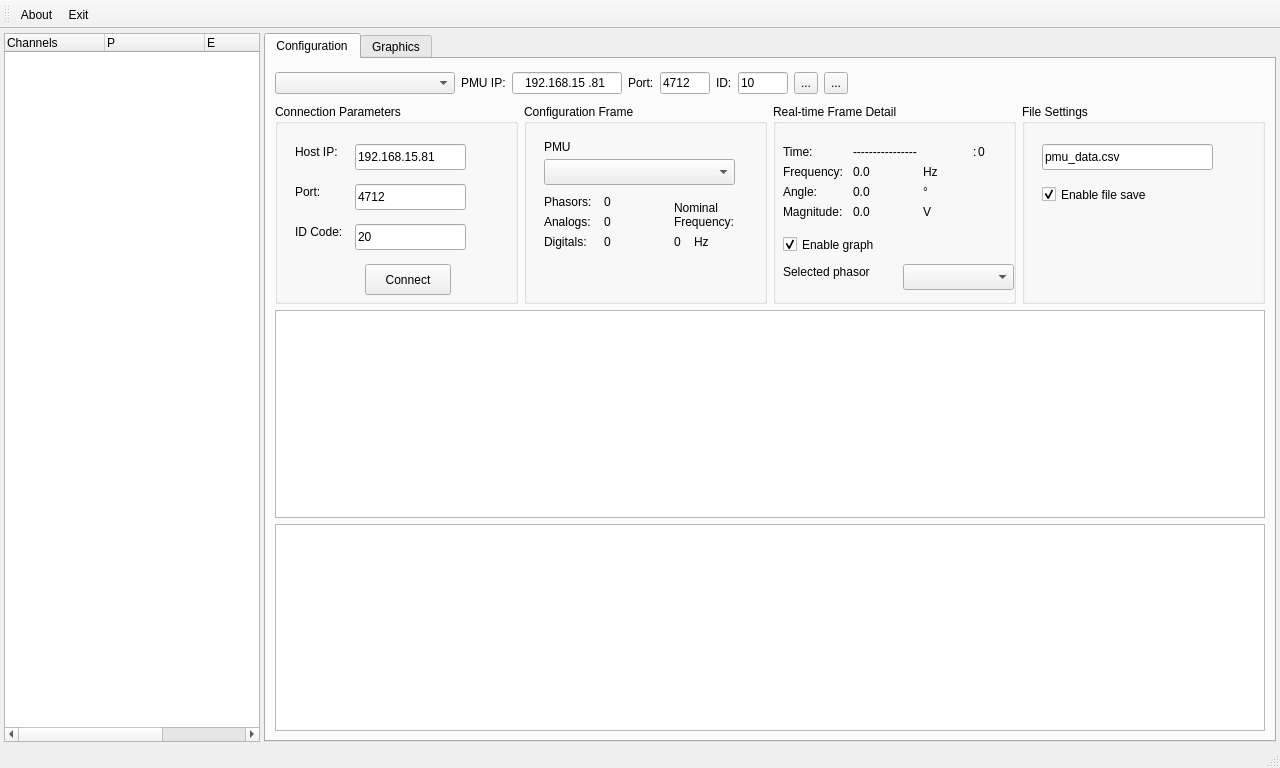
<?xml version="1.0" encoding="UTF-8"?>
<ui version="4.0">
 <class>MainWindow</class>
 <widget class="QMainWindow" name="MainWindow">
  <property name="geometry">
   <rect>
    <x>0</x>
    <y>0</y>
    <width>1280</width>
    <height>768</height>
   </rect>
  </property>
  <property name="windowTitle">
   <string>FreePMU PDC</string>
  </property>
  <widget class="QWidget" name="centralwidget">
   <layout class="QHBoxLayout" name="horizontalLayout_2">
    <property name="spacing">
     <number>4</number>
    </property>
    <property name="leftMargin">
     <number>4</number>
    </property>
    <property name="topMargin">
     <number>4</number>
    </property>
    <property name="rightMargin">
     <number>4</number>
    </property>
    <property name="bottomMargin">
     <number>4</number>
    </property>
    <item>
     <widget class="QTreeWidget" name="treeWidgetPMU">
      <property name="sizePolicy">
       <sizepolicy hsizetype="Preferred" vsizetype="Preferred">
        <horstretch>0</horstretch>
        <verstretch>0</verstretch>
       </sizepolicy>
      </property>
      <property name="maximumSize">
       <size>
        <width>300</width>
        <height>16777215</height>
       </size>
      </property>
      <property name="indentation">
       <number>10</number>
      </property>
      <property name="uniformRowHeights">
       <bool>false</bool>
      </property>
      <property name="itemsExpandable">
       <bool>true</bool>
      </property>
      <property name="allColumnsShowFocus">
       <bool>false</bool>
      </property>
      <property name="columnCount">
       <number>4</number>
      </property>
      <attribute name="headerCascadingSectionResizes">
       <bool>false</bool>
      </attribute>
      <attribute name="headerMinimumSectionSize">
       <number>20</number>
      </attribute>
      <attribute name="headerDefaultSectionSize">
       <number>100</number>
      </attribute>
      <attribute name="headerHighlightSections">
       <bool>false</bool>
      </attribute>
      <attribute name="headerShowSortIndicator" stdset="0">
       <bool>false</bool>
      </attribute>
      <attribute name="headerStretchLastSection">
       <bool>true</bool>
      </attribute>
      <column>
       <property name="text">
        <string>Channels</string>
       </property>
      </column>
      <column>
       <property name="text">
        <string>P</string>
       </property>
       <property name="toolTip">
        <string>Check to add to plot list</string>
       </property>
      </column>
      <column>
       <property name="text">
        <string>E</string>
       </property>
       <property name="toolTip">
        <string>Check to add to export list</string>
       </property>
      </column>
      <column>
       <property name="text">
        <string notr="true">Status</string>
       </property>
      </column>
     </widget>
    </item>
    <item>
     <layout class="QVBoxLayout" name="verticalLayout" stretch="0">
      <item>
       <widget class="QTabWidget" name="tabWidget">
        <property name="minimumSize">
         <size>
          <width>0</width>
          <height>200</height>
         </size>
        </property>
        <property name="currentIndex">
         <number>0</number>
        </property>
        <widget class="QWidget" name="tabConfig">
         <attribute name="title">
          <string>Configuration</string>
         </attribute>
         <layout class="QHBoxLayout" name="horizontalLayout_3">
          <item>
           <layout class="QVBoxLayout" name="verticalLayout_2" stretch="0,0,0,0">
            <item>
             <layout class="QHBoxLayout" name="horizontalLayoutAddPMU" stretch="0,0,0,0,0,0,0,0,0,0">
              <property name="topMargin">
               <number>4</number>
              </property>
              <property name="bottomMargin">
               <number>4</number>
              </property>
              <item>
               <widget class="QComboBox" name="comboPMUs">
                <property name="minimumSize">
                 <size>
                  <width>180</width>
                  <height>0</height>
                 </size>
                </property>
                <property name="maximumSize">
                 <size>
                  <width>16777215</width>
                  <height>25</height>
                 </size>
                </property>
               </widget>
              </item>
              <item>
               <widget class="QLabel" name="labelIp">
                <property name="text">
                 <string>PMU IP:</string>
                </property>
               </widget>
              </item>
              <item>
               <widget class="QLineEdit" name="lineEditIp">
                <property name="minimumSize">
                 <size>
                  <width>80</width>
                  <height>0</height>
                 </size>
                </property>
                <property name="maximumSize">
                 <size>
                  <width>110</width>
                  <height>25</height>
                 </size>
                </property>
                <property name="inputMask">
                 <string notr="true">999.999.999.999</string>
                </property>
                <property name="text">
                 <string notr="true">192.168.15.81</string>
                </property>
                <property name="alignment">
                 <set>Qt::AlignCenter</set>
                </property>
               </widget>
              </item>
              <item>
               <widget class="QLabel" name="label">
                <property name="text">
                 <string>Port:</string>
                </property>
               </widget>
              </item>
              <item>
               <widget class="QLineEdit" name="lineEditPort">
                <property name="minimumSize">
                 <size>
                  <width>50</width>
                  <height>0</height>
                 </size>
                </property>
                <property name="maximumSize">
                 <size>
                  <width>50</width>
                  <height>25</height>
                 </size>
                </property>
                <property name="inputMask">
                 <string notr="true">9999</string>
                </property>
                <property name="text">
                 <string notr="true">4712</string>
                </property>
               </widget>
              </item>
              <item>
               <widget class="QLabel" name="label_5">
                <property name="text">
                 <string>ID:</string>
                </property>
               </widget>
              </item>
              <item>
               <widget class="QLineEdit" name="lineEditPmuId">
                <property name="maximumSize">
                 <size>
                  <width>50</width>
                  <height>25</height>
                 </size>
                </property>
                <property name="inputMethodHints">
                 <set>Qt::ImhDigitsOnly|Qt::ImhFormattedNumbersOnly</set>
                </property>
                <property name="inputMask">
                 <string notr="true">99999</string>
                </property>
                <property name="text">
                 <string notr="true">10</string>
                </property>
                <property name="maxLength">
                 <number>5</number>
                </property>
               </widget>
              </item>
              <item>
               <widget class="QToolButton" name="btnAddPMU">
                <property name="maximumSize">
                 <size>
                  <width>30</width>
                  <height>30</height>
                 </size>
                </property>
                <property name="text">
                 <string>...</string>
                </property>
                <property name="icon">
                 <iconset theme="list-add"/>
                </property>
               </widget>
              </item>
              <item>
               <widget class="QToolButton" name="btnRemovePMU">
                <property name="maximumSize">
                 <size>
                  <width>30</width>
                  <height>30</height>
                 </size>
                </property>
                <property name="text">
                 <string>...</string>
                </property>
                <property name="icon">
                 <iconset theme="list-remove"/>
                </property>
               </widget>
              </item>
              <item>
               <spacer name="horizontalSpacer_2">
                <property name="orientation">
                 <enum>Qt::Horizontal</enum>
                </property>
                <property name="sizeHint" stdset="0">
                 <size>
                  <width>40</width>
                  <height>20</height>
                 </size>
                </property>
               </spacer>
              </item>
             </layout>
            </item>
            <item>
             <layout class="QHBoxLayout" name="horizontalLayout">
              <property name="sizeConstraint">
               <enum>QLayout::SetDefaultConstraint</enum>
              </property>
              <item>
               <widget class="QGroupBox" name="ConnectionBox">
                <property name="title">
                 <string>Connection Parameters</string>
                </property>
                <widget class="QLineEdit" name="host_port">
                 <property name="geometry">
                  <rect>
                   <x>80</x>
                   <y>80</y>
                   <width>111</width>
                   <height>26</height>
                  </rect>
                 </property>
                 <property name="text">
                  <string>4712</string>
                 </property>
                </widget>
                <widget class="QLabel" name="label_2">
                 <property name="geometry">
                  <rect>
                   <x>20</x>
                   <y>40</y>
                   <width>51</width>
                   <height>16</height>
                  </rect>
                 </property>
                 <property name="text">
                  <string>Host IP:</string>
                 </property>
                </widget>
                <widget class="QLabel" name="label_3">
                 <property name="geometry">
                  <rect>
                   <x>20</x>
                   <y>80</y>
                   <width>51</width>
                   <height>16</height>
                  </rect>
                 </property>
                 <property name="text">
                  <string>Port:</string>
                 </property>
                </widget>
                <widget class="QLineEdit" name="host_ip">
                 <property name="geometry">
                  <rect>
                   <x>80</x>
                   <y>40</y>
                   <width>111</width>
                   <height>26</height>
                  </rect>
                 </property>
                 <property name="text">
                  <string>192.168.15.81</string>
                 </property>
                </widget>
                <widget class="QLineEdit" name="lineEdit_3">
                 <property name="geometry">
                  <rect>
                   <x>80</x>
                   <y>120</y>
                   <width>111</width>
                   <height>26</height>
                  </rect>
                 </property>
                 <property name="text">
                  <string>20</string>
                 </property>
                </widget>
                <widget class="QLabel" name="label_4">
                 <property name="geometry">
                  <rect>
                   <x>20</x>
                   <y>120</y>
                   <width>51</width>
                   <height>16</height>
                  </rect>
                 </property>
                 <property name="text">
                  <string>ID Code:</string>
                 </property>
                </widget>
                <widget class="QPushButton" name="pushButton_connect">
                 <property name="geometry">
                  <rect>
                   <x>90</x>
                   <y>160</y>
                   <width>86</width>
                   <height>31</height>
                  </rect>
                 </property>
                 <property name="text">
                  <string>Connect</string>
                 </property>
                </widget>
               </widget>
              </item>
              <item>
               <widget class="QGroupBox" name="groupBox_2">
                <property name="title">
                 <string>Configuration Frame</string>
                </property>
                <widget class="QLabel" name="label_8">
                 <property name="geometry">
                  <rect>
                   <x>20</x>
                   <y>35</y>
                   <width>51</width>
                   <height>16</height>
                  </rect>
                 </property>
                 <property name="text">
                  <string>PMU</string>
                 </property>
                </widget>
                <widget class="QComboBox" name="comboBox">
                 <property name="geometry">
                  <rect>
                   <x>20</x>
                   <y>55</y>
                   <width>191</width>
                   <height>26</height>
                  </rect>
                 </property>
                </widget>
                <widget class="QLabel" name="label_9">
                 <property name="geometry">
                  <rect>
                   <x>20</x>
                   <y>90</y>
                   <width>51</width>
                   <height>16</height>
                  </rect>
                 </property>
                 <property name="text">
                  <string>Phasors:</string>
                 </property>
                </widget>
                <widget class="QLabel" name="label_10">
                 <property name="geometry">
                  <rect>
                   <x>20</x>
                   <y>110</y>
                   <width>51</width>
                   <height>16</height>
                  </rect>
                 </property>
                 <property name="text">
                  <string>Analogs:</string>
                 </property>
                </widget>
                <widget class="QLabel" name="label_11">
                 <property name="geometry">
                  <rect>
                   <x>20</x>
                   <y>130</y>
                   <width>51</width>
                   <height>16</height>
                  </rect>
                 </property>
                 <property name="text">
                  <string>Digitals:</string>
                 </property>
                </widget>
                <widget class="QLabel" name="label_phasors">
                 <property name="geometry">
                  <rect>
                   <x>80</x>
                   <y>90</y>
                   <width>51</width>
                   <height>16</height>
                  </rect>
                 </property>
                 <property name="text">
                  <string>0</string>
                 </property>
                </widget>
                <widget class="QLabel" name="label_analogs">
                 <property name="geometry">
                  <rect>
                   <x>80</x>
                   <y>110</y>
                   <width>51</width>
                   <height>16</height>
                  </rect>
                 </property>
                 <property name="text">
                  <string>0</string>
                 </property>
                </widget>
                <widget class="QLabel" name="label_digitals">
                 <property name="geometry">
                  <rect>
                   <x>80</x>
                   <y>130</y>
                   <width>51</width>
                   <height>16</height>
                  </rect>
                 </property>
                 <property name="text">
                  <string>0</string>
                 </property>
                </widget>
                <widget class="QLabel" name="label_12">
                 <property name="geometry">
                  <rect>
                   <x>150</x>
                   <y>90</y>
                   <width>71</width>
                   <height>41</height>
                  </rect>
                 </property>
                 <property name="text">
                  <string>Nominal Frequency:</string>
                 </property>
                 <property name="wordWrap">
                  <bool>true</bool>
                 </property>
                </widget>
                <widget class="QLabel" name="label_nfreq">
                 <property name="geometry">
                  <rect>
                   <x>150</x>
                   <y>130</y>
                   <width>21</width>
                   <height>16</height>
                  </rect>
                 </property>
                 <property name="text">
                  <string>0</string>
                 </property>
                </widget>
                <widget class="QLabel" name="label_Hz">
                 <property name="geometry">
                  <rect>
                   <x>170</x>
                   <y>130</y>
                   <width>21</width>
                   <height>16</height>
                  </rect>
                 </property>
                 <property name="text">
                  <string>Hz</string>
                 </property>
                </widget>
               </widget>
              </item>
              <item>
               <widget class="QGroupBox" name="groupBox_3">
                <property name="minimumSize">
                 <size>
                  <width>0</width>
                  <height>200</height>
                 </size>
                </property>
                <property name="title">
                 <string>Real-time Frame Detail</string>
                </property>
                <widget class="QLabel" name="label_13">
                 <property name="geometry">
                  <rect>
                   <x>10</x>
                   <y>40</y>
                   <width>51</width>
                   <height>16</height>
                  </rect>
                 </property>
                 <property name="text">
                  <string>Time:</string>
                 </property>
                </widget>
                <widget class="QLabel" name="label_time">
                 <property name="geometry">
                  <rect>
                   <x>80</x>
                   <y>40</y>
                   <width>151</width>
                   <height>16</height>
                  </rect>
                 </property>
                 <property name="text">
                  <string>----------------</string>
                 </property>
                </widget>
                <widget class="QLabel" name="label_14">
                 <property name="geometry">
                  <rect>
                   <x>200</x>
                   <y>40</y>
                   <width>16</width>
                   <height>16</height>
                  </rect>
                 </property>
                 <property name="text">
                  <string>:</string>
                 </property>
                </widget>
                <widget class="QLabel" name="label_frac">
                 <property name="geometry">
                  <rect>
                   <x>205</x>
                   <y>40</y>
                   <width>41</width>
                   <height>16</height>
                  </rect>
                 </property>
                 <property name="text">
                  <string>0</string>
                 </property>
                </widget>
                <widget class="QLabel" name="label_15">
                 <property name="geometry">
                  <rect>
                   <x>10</x>
                   <y>60</y>
                   <width>71</width>
                   <height>16</height>
                  </rect>
                 </property>
                 <property name="text">
                  <string>Frequency:</string>
                 </property>
                </widget>
                <widget class="QLabel" name="label_freq">
                 <property name="geometry">
                  <rect>
                   <x>80</x>
                   <y>60</y>
                   <width>60</width>
                   <height>16</height>
                  </rect>
                 </property>
                 <property name="text">
                  <string>0.0</string>
                 </property>
                </widget>
                <widget class="QLabel" name="label_angle">
                 <property name="geometry">
                  <rect>
                   <x>80</x>
                   <y>80</y>
                   <width>60</width>
                   <height>16</height>
                  </rect>
                 </property>
                 <property name="text">
                  <string>0.0</string>
                 </property>
                </widget>
                <widget class="QLabel" name="label_16">
                 <property name="geometry">
                  <rect>
                   <x>10</x>
                   <y>80</y>
                   <width>51</width>
                   <height>16</height>
                  </rect>
                 </property>
                 <property name="text">
                  <string>Angle:</string>
                 </property>
                </widget>
                <widget class="QLabel" name="label_17">
                 <property name="geometry">
                  <rect>
                   <x>10</x>
                   <y>100</y>
                   <width>71</width>
                   <height>16</height>
                  </rect>
                 </property>
                 <property name="text">
                  <string>Magnitude:</string>
                 </property>
                </widget>
                <widget class="QLabel" name="label_mag">
                 <property name="geometry">
                  <rect>
                   <x>80</x>
                   <y>100</y>
                   <width>60</width>
                   <height>16</height>
                  </rect>
                 </property>
                 <property name="text">
                  <string>0.0</string>
                 </property>
                </widget>
                <widget class="QLabel" name="label_Hz_2">
                 <property name="geometry">
                  <rect>
                   <x>150</x>
                   <y>60</y>
                   <width>21</width>
                   <height>16</height>
                  </rect>
                 </property>
                 <property name="text">
                  <string>Hz</string>
                 </property>
                </widget>
                <widget class="QLabel" name="label_Hz_3">
                 <property name="geometry">
                  <rect>
                   <x>150</x>
                   <y>80</y>
                   <width>21</width>
                   <height>16</height>
                  </rect>
                 </property>
                 <property name="text">
                  <string>°</string>
                 </property>
                </widget>
                <widget class="QLabel" name="label_Hz_4">
                 <property name="geometry">
                  <rect>
                   <x>150</x>
                   <y>100</y>
                   <width>21</width>
                   <height>16</height>
                  </rect>
                 </property>
                 <property name="text">
                  <string>V</string>
                 </property>
                </widget>
                <widget class="QCheckBox" name="checkBox_graph">
                 <property name="geometry">
                  <rect>
                   <x>10</x>
                   <y>130</y>
                   <width>121</width>
                   <height>21</height>
                  </rect>
                 </property>
                 <property name="text">
                  <string>Enable graph</string>
                 </property>
                 <property name="checked">
                  <bool>true</bool>
                 </property>
                </widget>
                <widget class="QComboBox" name="comboBox_2">
                 <property name="geometry">
                  <rect>
                   <x>130</x>
                   <y>160</y>
                   <width>111</width>
                   <height>26</height>
                  </rect>
                 </property>
                </widget>
                <widget class="QLabel" name="label_18">
                 <property name="geometry">
                  <rect>
                   <x>10</x>
                   <y>160</y>
                   <width>101</width>
                   <height>16</height>
                  </rect>
                 </property>
                 <property name="text">
                  <string>Selected phasor</string>
                 </property>
                </widget>
               </widget>
              </item>
              <item>
               <widget class="QGroupBox" name="groupBox">
                <property name="title">
                 <string>File Settings</string>
                </property>
                <widget class="QLineEdit" name="host_ip_2">
                 <property name="geometry">
                  <rect>
                   <x>20</x>
                   <y>40</y>
                   <width>171</width>
                   <height>26</height>
                  </rect>
                 </property>
                 <property name="text">
                  <string>pmu_data.csv</string>
                 </property>
                </widget>
                <widget class="QCheckBox" name="checkBox_file">
                 <property name="geometry">
                  <rect>
                   <x>20</x>
                   <y>80</y>
                   <width>121</width>
                   <height>21</height>
                  </rect>
                 </property>
                 <property name="text">
                  <string>Enable file save</string>
                 </property>
                 <property name="checked">
                  <bool>true</bool>
                 </property>
                </widget>
               </widget>
              </item>
             </layout>
            </item>
            <item>
             <widget class="PlotWidget" name="graph_freq"/>
            </item>
            <item>
             <widget class="PlotWidget" name="graph_phase"/>
            </item>
           </layout>
          </item>
         </layout>
        </widget>
        <widget class="QWidget" name="tabGraph">
         <attribute name="title">
          <string>Graphics</string>
         </attribute>
         <layout class="QVBoxLayout" name="verticalLayout_3" stretch="0,2,2,1">
          <property name="spacing">
           <number>4</number>
          </property>
          <property name="leftMargin">
           <number>4</number>
          </property>
          <property name="topMargin">
           <number>4</number>
          </property>
          <property name="rightMargin">
           <number>4</number>
          </property>
          <property name="bottomMargin">
           <number>4</number>
          </property>
          <item>
           <layout class="QHBoxLayout" name="horizontalLayout_4">
            <property name="spacing">
             <number>6</number>
            </property>
            <item>
             <widget class="QPushButton" name="pushButtonGraphStart">
              <property name="minimumSize">
               <size>
                <width>100</width>
                <height>30</height>
               </size>
              </property>
              <property name="text">
               <string>Start plotting</string>
              </property>
             </widget>
            </item>
            <item>
             <widget class="QPushButton" name="pushButtonGraphStop">
              <property name="minimumSize">
               <size>
                <width>100</width>
                <height>30</height>
               </size>
              </property>
              <property name="text">
               <string>Stop plotting</string>
              </property>
             </widget>
            </item>
            <item>
             <spacer name="horizontalSpacer">
              <property name="orientation">
               <enum>Qt::Horizontal</enum>
              </property>
              <property name="sizeHint" stdset="0">
               <size>
                <width>40</width>
                <height>20</height>
               </size>
              </property>
             </spacer>
            </item>
           </layout>
          </item>
          <item>
           <widget class="PlotWidget" name="plotWidgetMag">
            <property name="frameShape">
             <enum>QFrame::Box</enum>
            </property>
           </widget>
          </item>
          <item>
           <widget class="PlotWidget" name="plotWidgetPhase">
            <property name="frameShape">
             <enum>QFrame::Box</enum>
            </property>
           </widget>
          </item>
          <item>
           <widget class="PlotWidget" name="plotWidgetFreq">
            <property name="sizePolicy">
             <sizepolicy hsizetype="Expanding" vsizetype="Fixed">
              <horstretch>0</horstretch>
              <verstretch>0</verstretch>
             </sizepolicy>
            </property>
            <property name="minimumSize">
             <size>
              <width>0</width>
              <height>100</height>
             </size>
            </property>
            <property name="maximumSize">
             <size>
              <width>16777215</width>
              <height>16777215</height>
             </size>
            </property>
            <property name="frameShape">
             <enum>QFrame::Box</enum>
            </property>
           </widget>
          </item>
         </layout>
        </widget>
       </widget>
      </item>
     </layout>
    </item>
   </layout>
  </widget>
  <widget class="QStatusBar" name="statusbar"/>
  <widget class="QToolBar" name="toolBar">
   <property name="windowTitle">
    <string>toolBar</string>
   </property>
   <attribute name="toolBarArea">
    <enum>TopToolBarArea</enum>
   </attribute>
   <attribute name="toolBarBreak">
    <bool>false</bool>
   </attribute>
   <addaction name="actionAbout"/>
   <addaction name="actionExit"/>
  </widget>
  <action name="actionExit">
   <property name="icon">
    <iconset>
     <normaloff>images/close.png</normaloff>images/close.png</iconset>
   </property>
   <property name="text">
    <string>Exit</string>
   </property>
   <property name="toolTip">
    <string>Exit the program</string>
   </property>
  </action>
  <action name="actionAbout">
   <property name="icon">
    <iconset>
     <normaloff>images/about.png</normaloff>images/about.png</iconset>
   </property>
   <property name="text">
    <string>About</string>
   </property>
   <property name="toolTip">
    <string>About dialog</string>
   </property>
  </action>
 </widget>
 <customwidgets>
  <customwidget>
   <class>PlotWidget</class>
   <extends>QGraphicsView</extends>
   <header>pyqtgraph</header>
  </customwidget>
 </customwidgets>
 <resources/>
 <connections>
  <connection>
   <sender>actionExit</sender>
   <signal>triggered()</signal>
   <receiver>MainWindow</receiver>
   <slot>close()</slot>
   <hints>
    <hint type="sourcelabel">
     <x>-1</x>
     <y>-1</y>
    </hint>
    <hint type="destinationlabel">
     <x>639</x>
     <y>383</y>
    </hint>
   </hints>
  </connection>
 </connections>
</ui>
